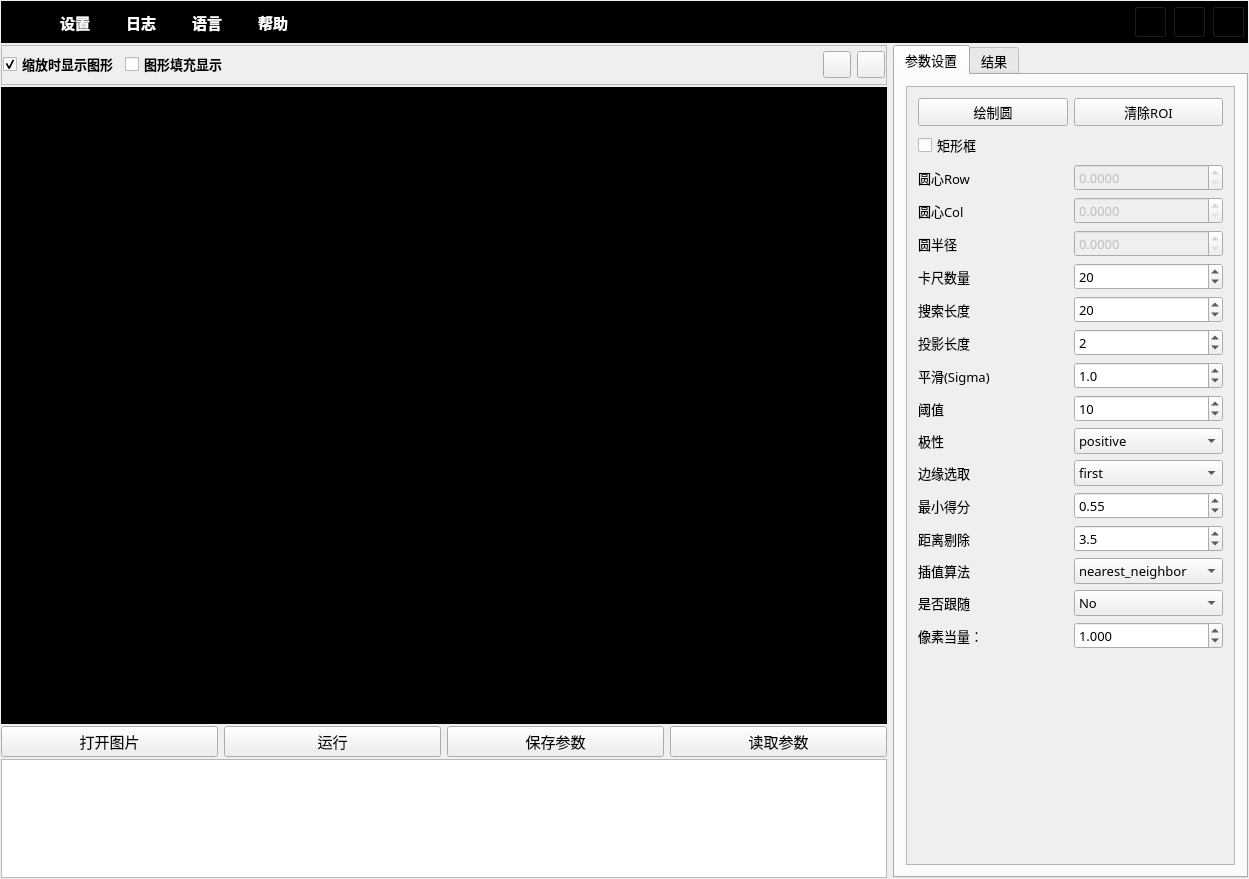
<?xml version="1.0" encoding="UTF-8"?>
<ui version="4.0">
 <class>CircleWindowClass</class>
 <widget class="QMainWindow" name="CircleWindowClass">
  <property name="geometry">
   <rect>
    <x>0</x>
    <y>0</y>
    <width>1249</width>
    <height>879</height>
   </rect>
  </property>
  <property name="windowTitle">
   <string>CircleWindow</string>
  </property>
  <widget class="QWidget" name="centralWidget">
   <layout class="QGridLayout" name="gridLayout_4">
    <property name="leftMargin">
     <number>1</number>
    </property>
    <property name="topMargin">
     <number>1</number>
    </property>
    <property name="rightMargin">
     <number>1</number>
    </property>
    <property name="bottomMargin">
     <number>1</number>
    </property>
    <property name="spacing">
     <number>1</number>
    </property>
    <item row="0" column="0">
     <layout class="QVBoxLayout" name="verticalLayout_22" stretch="1,20">
      <property name="spacing">
       <number>2</number>
      </property>
      <item>
       <widget class="QFrame" name="frame">
        <property name="styleSheet">
         <string notr="true">background-color: rgb(0, 0, 0);</string>
        </property>
        <property name="frameShape">
         <enum>QFrame::StyledPanel</enum>
        </property>
        <property name="frameShadow">
         <enum>QFrame::Raised</enum>
        </property>
        <layout class="QGridLayout" name="gridLayout">
         <property name="leftMargin">
          <number>2</number>
         </property>
         <property name="topMargin">
          <number>2</number>
         </property>
         <property name="rightMargin">
          <number>2</number>
         </property>
         <property name="bottomMargin">
          <number>2</number>
         </property>
         <property name="spacing">
          <number>2</number>
         </property>
         <item row="0" column="0">
          <layout class="QHBoxLayout" name="horizontalLayout_18" stretch="1,2,20,1">
           <item>
            <layout class="QHBoxLayout" name="horizontalLayout_17" stretch="1,10">
             <item>
              <widget class="QLabel" name="label_112">
               <property name="sizePolicy">
                <sizepolicy hsizetype="Expanding" vsizetype="Expanding">
                 <horstretch>0</horstretch>
                 <verstretch>0</verstretch>
                </sizepolicy>
               </property>
               <property name="maximumSize">
                <size>
                 <width>100</width>
                 <height>30</height>
                </size>
               </property>
               <property name="text">
                <string/>
               </property>
               <property name="pixmap">
                <pixmap>:/QtToolTest/Resources/Quectel LOGO-20220215.png</pixmap>
               </property>
               <property name="scaledContents">
                <bool>true</bool>
               </property>
              </widget>
             </item>
             <item>
              <spacer name="horizontalSpacer_6">
               <property name="orientation">
                <enum>Qt::Horizontal</enum>
               </property>
               <property name="sizeHint" stdset="0">
                <size>
                 <width>638</width>
                 <height>20</height>
                </size>
               </property>
              </spacer>
             </item>
            </layout>
           </item>
           <item>
            <layout class="QHBoxLayout" name="horizontalLayout_28" stretch="1,1,1,1">
             <property name="spacing">
              <number>20</number>
             </property>
             <item>
              <widget class="QToolButton" name="toolButton_4">
               <property name="font">
                <font>
                 <family>Times New Roman</family>
                 <pointsize>11</pointsize>
                 <weight>75</weight>
                 <bold>true</bold>
                </font>
               </property>
               <property name="layoutDirection">
                <enum>Qt::LeftToRight</enum>
               </property>
               <property name="styleSheet">
                <string notr="true">color: rgb(255, 255, 255);
background-color: rgb(0, 0, 0);</string>
               </property>
               <property name="text">
                <string>设置</string>
               </property>
               <property name="toolButtonStyle">
                <enum>Qt::ToolButtonTextOnly</enum>
               </property>
               <property name="autoRaise">
                <bool>true</bool>
               </property>
              </widget>
             </item>
             <item>
              <widget class="QToolButton" name="toolButton_5">
               <property name="font">
                <font>
                 <family>Times New Roman</family>
                 <pointsize>11</pointsize>
                 <weight>75</weight>
                 <bold>true</bold>
                </font>
               </property>
               <property name="layoutDirection">
                <enum>Qt::LeftToRight</enum>
               </property>
               <property name="styleSheet">
                <string notr="true">color: rgb(255, 255, 255);
background-color: rgb(0, 0, 0);</string>
               </property>
               <property name="text">
                <string>日志</string>
               </property>
               <property name="toolButtonStyle">
                <enum>Qt::ToolButtonTextOnly</enum>
               </property>
               <property name="autoRaise">
                <bool>true</bool>
               </property>
              </widget>
             </item>
             <item>
              <widget class="QToolButton" name="toolButton_6">
               <property name="font">
                <font>
                 <family>Liberation Serif</family>
                 <pointsize>11</pointsize>
                 <weight>75</weight>
                 <bold>true</bold>
                </font>
               </property>
               <property name="layoutDirection">
                <enum>Qt::LeftToRight</enum>
               </property>
               <property name="styleSheet">
                <string notr="true">color: rgb(255, 255, 255);
background-color: rgb(0, 0, 0);</string>
               </property>
               <property name="text">
                <string>语言</string>
               </property>
               <property name="toolButtonStyle">
                <enum>Qt::ToolButtonTextOnly</enum>
               </property>
               <property name="autoRaise">
                <bool>true</bool>
               </property>
              </widget>
             </item>
             <item>
              <widget class="QToolButton" name="toolButton_7">
               <property name="font">
                <font>
                 <family>Liberation Serif</family>
                 <pointsize>11</pointsize>
                 <weight>75</weight>
                 <bold>true</bold>
                </font>
               </property>
               <property name="layoutDirection">
                <enum>Qt::LeftToRight</enum>
               </property>
               <property name="styleSheet">
                <string notr="true">color: rgb(255, 255, 255);
background-color: rgb(0, 0, 0);</string>
               </property>
               <property name="text">
                <string>帮助</string>
               </property>
               <property name="toolButtonStyle">
                <enum>Qt::ToolButtonTextOnly</enum>
               </property>
               <property name="autoRaise">
                <bool>true</bool>
               </property>
              </widget>
             </item>
            </layout>
           </item>
           <item>
            <spacer name="horizontalSpacer_7">
             <property name="orientation">
              <enum>Qt::Horizontal</enum>
             </property>
             <property name="sizeHint" stdset="0">
              <size>
               <width>678</width>
               <height>20</height>
              </size>
             </property>
            </spacer>
           </item>
           <item>
            <layout class="QHBoxLayout" name="horizontalLayout_10" stretch="1,11,0">
             <item>
              <widget class="QToolButton" name="toolButton">
               <property name="autoFillBackground">
                <bool>false</bool>
               </property>
               <property name="text">
                <string/>
               </property>
               <property name="icon">
                <iconset>
                 <normaloff>:/QtToolTest/Resources/窗口最小化.png</normaloff>:/QtToolTest/Resources/窗口最小化.png</iconset>
               </property>
               <property name="iconSize">
                <size>
                 <width>25</width>
                 <height>25</height>
                </size>
               </property>
              </widget>
             </item>
             <item>
              <widget class="QToolButton" name="toolButton_2">
               <property name="text">
                <string/>
               </property>
               <property name="icon">
                <iconset>
                 <normaloff>:/QtToolTest/Resources/expand-全屏化.png</normaloff>:/QtToolTest/Resources/expand-全屏化.png</iconset>
               </property>
               <property name="iconSize">
                <size>
                 <width>25</width>
                 <height>25</height>
                </size>
               </property>
              </widget>
             </item>
             <item>
              <widget class="QToolButton" name="toolButton_3">
               <property name="text">
                <string/>
               </property>
               <property name="icon">
                <iconset>
                 <normaloff>:/QtToolTest/Resources/关闭.png</normaloff>:/QtToolTest/Resources/关闭.png</iconset>
               </property>
               <property name="iconSize">
                <size>
                 <width>25</width>
                 <height>25</height>
                </size>
               </property>
              </widget>
             </item>
            </layout>
           </item>
          </layout>
         </item>
        </layout>
       </widget>
      </item>
      <item>
       <layout class="QHBoxLayout" name="horizontalLayout_51" stretch="5,2">
        <item>
         <layout class="QVBoxLayout" name="verticalLayout_7" stretch="1,16,0,3">
          <property name="spacing">
           <number>2</number>
          </property>
          <item>
           <widget class="QFrame" name="frame_4">
            <property name="styleSheet">
             <string notr="true"/>
            </property>
            <property name="frameShape">
             <enum>QFrame::StyledPanel</enum>
            </property>
            <property name="frameShadow">
             <enum>QFrame::Raised</enum>
            </property>
            <layout class="QGridLayout" name="gridLayout_8">
             <property name="leftMargin">
              <number>1</number>
             </property>
             <property name="topMargin">
              <number>1</number>
             </property>
             <property name="rightMargin">
              <number>1</number>
             </property>
             <property name="bottomMargin">
              <number>1</number>
             </property>
             <property name="spacing">
              <number>1</number>
             </property>
             <item row="0" column="0">
              <layout class="QHBoxLayout" name="horizontalLayout_8" stretch="1,0,10,1,1">
               <item>
                <widget class="QCheckBox" name="ckb_ShowObj">
                 <property name="font">
                  <font>
                   <family>微软雅黑</family>
                   <pointsize>10</pointsize>
                   <weight>75</weight>
                   <bold>true</bold>
                  </font>
                 </property>
                 <property name="styleSheet">
                  <string notr="true"/>
                 </property>
                 <property name="text">
                  <string>缩放时显示图形</string>
                 </property>
                 <property name="checked">
                  <bool>true</bool>
                 </property>
                </widget>
               </item>
               <item>
                <widget class="QCheckBox" name="ckb_ShowObj_Fill">
                 <property name="font">
                  <font>
                   <family>微软雅黑</family>
                   <pointsize>10</pointsize>
                   <weight>75</weight>
                   <bold>true</bold>
                  </font>
                 </property>
                 <property name="styleSheet">
                  <string notr="true"/>
                 </property>
                 <property name="text">
                  <string>图形填充显示</string>
                 </property>
                 <property name="checkable">
                  <bool>false</bool>
                 </property>
                 <property name="checked">
                  <bool>false</bool>
                 </property>
                </widget>
               </item>
               <item>
                <widget class="QLabel" name="lbl_Status">
                 <property name="font">
                  <font>
                   <family>微软雅黑</family>
                   <pointsize>10</pointsize>
                   <weight>75</weight>
                   <bold>true</bold>
                  </font>
                 </property>
                 <property name="styleSheet">
                  <string notr="true">color: rgb(255, 255, 255);</string>
                 </property>
                 <property name="text">
                  <string/>
                 </property>
                 <property name="alignment">
                  <set>Qt::AlignCenter</set>
                 </property>
                </widget>
               </item>
               <item>
                <widget class="QToolButton" name="pBtn_FitImage">
                 <property name="toolTip">
                  <string>还原</string>
                 </property>
                 <property name="text">
                  <string/>
                 </property>
                 <property name="icon">
                  <iconset resource="../../imgResource.qrc">
                   <normaloff>:/icons/icons8-还原-60.png</normaloff>:/icons/icons8-还原-60.png</iconset>
                 </property>
                 <property name="iconSize">
                  <size>
                   <width>20</width>
                   <height>20</height>
                  </size>
                 </property>
                </widget>
               </item>
               <item>
                <widget class="QToolButton" name="btn_ClearWindow">
                 <property name="toolTip">
                  <string>重置</string>
                 </property>
                 <property name="text">
                  <string/>
                 </property>
                 <property name="icon">
                  <iconset resource="../../imgResource.qrc">
                   <normaloff>:/icons/icons8-更新左旋转-48.png</normaloff>:/icons/icons8-更新左旋转-48.png</iconset>
                 </property>
                 <property name="iconSize">
                  <size>
                   <width>20</width>
                   <height>20</height>
                  </size>
                 </property>
                </widget>
               </item>
              </layout>
             </item>
            </layout>
           </widget>
          </item>
          <item>
           <widget class="CMyLabel" name="lbl_Window">
            <property name="minimumSize">
             <size>
              <width>0</width>
              <height>0</height>
             </size>
            </property>
            <property name="styleSheet">
             <string notr="true">background-color: rgb(0, 0, 0);</string>
            </property>
            <property name="text">
             <string/>
            </property>
           </widget>
          </item>
          <item>
           <layout class="QHBoxLayout" name="horizontalLayout_33">
            <item>
             <layout class="QHBoxLayout" name="horizontalLayout_26">
              <item>
               <widget class="QPushButton" name="pBtn_ReadImage">
                <property name="font">
                 <font>
                  <family>微软雅黑</family>
                  <pointsize>11</pointsize>
                 </font>
                </property>
                <property name="text">
                 <string>打开图片</string>
                </property>
               </widget>
              </item>
              <item>
               <widget class="QPushButton" name="pb_Run">
                <property name="font">
                 <font>
                  <family>微软雅黑</family>
                  <pointsize>11</pointsize>
                 </font>
                </property>
                <property name="text">
                 <string>运行</string>
                </property>
               </widget>
              </item>
             </layout>
            </item>
            <item>
             <layout class="QHBoxLayout" name="horizontalLayout_32">
              <item>
               <widget class="QPushButton" name="pb_SaveData">
                <property name="font">
                 <font>
                  <family>微软雅黑</family>
                  <pointsize>11</pointsize>
                 </font>
                </property>
                <property name="text">
                 <string>保存参数</string>
                </property>
               </widget>
              </item>
              <item>
               <widget class="QPushButton" name="pb_LoadData">
                <property name="font">
                 <font>
                  <family>微软雅黑</family>
                  <pointsize>11</pointsize>
                 </font>
                </property>
                <property name="text">
                 <string>读取参数</string>
                </property>
               </widget>
              </item>
             </layout>
            </item>
           </layout>
          </item>
          <item>
           <widget class="QPlainTextEdit" name="plainTextEdit">
            <property name="styleSheet">
             <string notr="true"/>
            </property>
           </widget>
          </item>
         </layout>
        </item>
        <item>
         <widget class="QTabWidget" name="tabWidget">
          <property name="font">
           <font>
            <family>微软雅黑</family>
            <pointsize>10</pointsize>
           </font>
          </property>
          <property name="currentIndex">
           <number>0</number>
          </property>
          <widget class="QWidget" name="tab">
           <attribute name="title">
            <string>参数设置</string>
           </attribute>
           <layout class="QGridLayout" name="gridLayout_3">
            <item row="0" column="0">
             <widget class="QScrollArea" name="scrollArea">
              <property name="widgetResizable">
               <bool>true</bool>
              </property>
              <widget class="QWidget" name="scrollAreaWidgetContents">
               <property name="geometry">
                <rect>
                 <x>0</x>
                 <y>0</y>
                 <width>327</width>
                 <height>775</height>
                </rect>
               </property>
               <layout class="QVBoxLayout" name="verticalLayout_5">
                <item>
                 <layout class="QVBoxLayout" name="verticalLayout_3">
                  <item>
                   <layout class="QVBoxLayout" name="verticalLayout">
                    <item>
                     <layout class="QHBoxLayout" name="horizontalLayout_41">
                      <item>
                       <widget class="QPushButton" name="btn_DrawCircle_Circle">
                        <property name="text">
                         <string>绘制圆</string>
                        </property>
                       </widget>
                      </item>
                      <item>
                       <widget class="QPushButton" name="btn_ClearRoi_Circle">
                        <property name="text">
                         <string>清除ROI</string>
                        </property>
                       </widget>
                      </item>
                     </layout>
                    </item>
                    <item>
                     <widget class="QCheckBox" name="ckb_DectType">
                      <property name="text">
                       <string>矩形框</string>
                      </property>
                     </widget>
                    </item>
                    <item>
                     <layout class="QHBoxLayout" name="horizontalLayout">
                      <item>
                       <widget class="QLabel" name="label_47">
                        <property name="text">
                         <string>圆心Row</string>
                        </property>
                       </widget>
                      </item>
                      <item>
                       <widget class="QDoubleSpinBox" name="dspb_CenterRow_Circle">
                        <property name="enabled">
                         <bool>false</bool>
                        </property>
                        <property name="decimals">
                         <number>4</number>
                        </property>
                        <property name="minimum">
                         <double>0.000000000000000</double>
                        </property>
                        <property name="maximum">
                         <double>999999999.000000000000000</double>
                        </property>
                        <property name="singleStep">
                         <double>0.000100000000000</double>
                        </property>
                       </widget>
                      </item>
                     </layout>
                    </item>
                    <item>
                     <layout class="QHBoxLayout" name="horizontalLayout_2">
                      <item>
                       <widget class="QLabel" name="label_49">
                        <property name="text">
                         <string>圆心Col</string>
                        </property>
                       </widget>
                      </item>
                      <item>
                       <widget class="QDoubleSpinBox" name="dspb_CenterCol_Circle">
                        <property name="enabled">
                         <bool>false</bool>
                        </property>
                        <property name="decimals">
                         <number>4</number>
                        </property>
                        <property name="minimum">
                         <double>0.000000000000000</double>
                        </property>
                        <property name="maximum">
                         <double>999999999.000000000000000</double>
                        </property>
                        <property name="singleStep">
                         <double>0.000100000000000</double>
                        </property>
                       </widget>
                      </item>
                     </layout>
                    </item>
                    <item>
                     <layout class="QHBoxLayout" name="horizontalLayout_3">
                      <item>
                       <widget class="QLabel" name="label_54">
                        <property name="text">
                         <string>圆半径</string>
                        </property>
                       </widget>
                      </item>
                      <item>
                       <widget class="QDoubleSpinBox" name="dspb_CenterRadius_Circle">
                        <property name="enabled">
                         <bool>false</bool>
                        </property>
                        <property name="decimals">
                         <number>4</number>
                        </property>
                        <property name="minimum">
                         <double>0.000000000000000</double>
                        </property>
                        <property name="maximum">
                         <double>999999999.000000000000000</double>
                        </property>
                        <property name="singleStep">
                         <double>0.000100000000000</double>
                        </property>
                       </widget>
                      </item>
                     </layout>
                    </item>
                    <item>
                     <layout class="QHBoxLayout" name="horizontalLayout_5">
                      <item>
                       <widget class="QLabel" name="label_38">
                        <property name="text">
                         <string>卡尺数量</string>
                        </property>
                       </widget>
                      </item>
                      <item>
                       <widget class="QSpinBox" name="spb_MeasureNum_Circle">
                        <property name="maximum">
                         <number>999999</number>
                        </property>
                        <property name="value">
                         <number>20</number>
                        </property>
                       </widget>
                      </item>
                     </layout>
                    </item>
                    <item>
                     <layout class="QHBoxLayout" name="horizontalLayout_12">
                      <item>
                       <widget class="QLabel" name="label_39">
                        <property name="text">
                         <string>搜索长度</string>
                        </property>
                       </widget>
                      </item>
                      <item>
                       <widget class="QSpinBox" name="spb_MeasureLength1_Circle">
                        <property name="maximum">
                         <number>999999</number>
                        </property>
                        <property name="value">
                         <number>20</number>
                        </property>
                       </widget>
                      </item>
                     </layout>
                    </item>
                    <item>
                     <layout class="QHBoxLayout" name="horizontalLayout_13">
                      <item>
                       <widget class="QLabel" name="label_40">
                        <property name="text">
                         <string>投影长度</string>
                        </property>
                       </widget>
                      </item>
                      <item>
                       <widget class="QSpinBox" name="spb_MeasureLength2_Circle">
                        <property name="maximum">
                         <number>999999</number>
                        </property>
                        <property name="value">
                         <number>2</number>
                        </property>
                       </widget>
                      </item>
                     </layout>
                    </item>
                    <item>
                     <layout class="QHBoxLayout" name="horizontalLayout_14">
                      <item>
                       <widget class="QLabel" name="label_41">
                        <property name="text">
                         <string>平滑(Sigma)</string>
                        </property>
                       </widget>
                      </item>
                      <item>
                       <widget class="QDoubleSpinBox" name="dspb_MeasureSigma_Circle">
                        <property name="decimals">
                         <number>1</number>
                        </property>
                        <property name="minimum">
                         <double>0.400000000000000</double>
                        </property>
                        <property name="singleStep">
                         <double>0.100000000000000</double>
                        </property>
                        <property name="value">
                         <double>1.000000000000000</double>
                        </property>
                       </widget>
                      </item>
                     </layout>
                    </item>
                    <item>
                     <layout class="QHBoxLayout" name="horizontalLayout_15">
                      <item>
                       <widget class="QLabel" name="label_42">
                        <property name="text">
                         <string>阈值</string>
                        </property>
                       </widget>
                      </item>
                      <item>
                       <widget class="QSpinBox" name="spb_MeasureThreshold_Circle">
                        <property name="maximum">
                         <number>255</number>
                        </property>
                        <property name="value">
                         <number>10</number>
                        </property>
                       </widget>
                      </item>
                     </layout>
                    </item>
                    <item>
                     <layout class="QHBoxLayout" name="horizontalLayout_16">
                      <item>
                       <widget class="QLabel" name="label_43">
                        <property name="text">
                         <string>极性</string>
                        </property>
                       </widget>
                      </item>
                      <item>
                       <widget class="QComboBox" name="cmb_MeasureTransition_Circle">
                        <item>
                         <property name="text">
                          <string>positive</string>
                         </property>
                        </item>
                        <item>
                         <property name="text">
                          <string>negative</string>
                         </property>
                        </item>
                        <item>
                         <property name="text">
                          <string>all</string>
                         </property>
                        </item>
                        <item>
                         <property name="text">
                          <string>uniform</string>
                         </property>
                        </item>
                       </widget>
                      </item>
                     </layout>
                    </item>
                    <item>
                     <layout class="QHBoxLayout" name="horizontalLayout_19">
                      <item>
                       <widget class="QLabel" name="label_44">
                        <property name="text">
                         <string>边缘选取</string>
                        </property>
                       </widget>
                      </item>
                      <item>
                       <widget class="QComboBox" name="cmb_MeasureSelect_Circle">
                        <item>
                         <property name="text">
                          <string>first</string>
                         </property>
                        </item>
                        <item>
                         <property name="text">
                          <string>last</string>
                         </property>
                        </item>
                        <item>
                         <property name="text">
                          <string>all</string>
                         </property>
                        </item>
                       </widget>
                      </item>
                     </layout>
                    </item>
                    <item>
                     <layout class="QHBoxLayout" name="horizontalLayout_20">
                      <item>
                       <widget class="QLabel" name="label_45">
                        <property name="text">
                         <string>最小得分</string>
                        </property>
                       </widget>
                      </item>
                      <item>
                       <widget class="QDoubleSpinBox" name="dspb_MinScore_Circle">
                        <property name="maximum">
                         <double>1.000000000000000</double>
                        </property>
                        <property name="singleStep">
                         <double>0.010000000000000</double>
                        </property>
                        <property name="value">
                         <double>0.550000000000000</double>
                        </property>
                       </widget>
                      </item>
                     </layout>
                    </item>
                    <item>
                     <layout class="QHBoxLayout" name="horizontalLayout_21">
                      <item>
                       <widget class="QLabel" name="label_48">
                        <property name="text">
                         <string>距离剔除</string>
                        </property>
                       </widget>
                      </item>
                      <item>
                       <widget class="QDoubleSpinBox" name="dspb_DistanceThreshold_Circle">
                        <property name="decimals">
                         <number>1</number>
                        </property>
                        <property name="singleStep">
                         <double>0.100000000000000</double>
                        </property>
                        <property name="value">
                         <double>3.500000000000000</double>
                        </property>
                       </widget>
                      </item>
                     </layout>
                    </item>
                    <item>
                     <layout class="QHBoxLayout" name="horizontalLayout_22">
                      <item>
                       <widget class="QLabel" name="label_46">
                        <property name="text">
                         <string>插值算法</string>
                        </property>
                       </widget>
                      </item>
                      <item>
                       <widget class="QComboBox" name="cmb_MeasureInterpolation_Circle">
                        <item>
                         <property name="text">
                          <string>nearest_neighbor</string>
                         </property>
                        </item>
                        <item>
                         <property name="text">
                          <string>bilinear</string>
                         </property>
                        </item>
                        <item>
                         <property name="text">
                          <string>bicubic</string>
                         </property>
                        </item>
                       </widget>
                      </item>
                     </layout>
                    </item>
                    <item>
                     <layout class="QHBoxLayout" name="horizontalLayout_23">
                      <item>
                       <widget class="QLabel" name="label_55">
                        <property name="text">
                         <string>是否跟随</string>
                        </property>
                       </widget>
                      </item>
                      <item>
                       <widget class="QComboBox" name="cmb_IsFollow_Circle">
                        <item>
                         <property name="text">
                          <string>No</string>
                         </property>
                        </item>
                        <item>
                         <property name="text">
                          <string>Yes</string>
                         </property>
                        </item>
                       </widget>
                      </item>
                     </layout>
                    </item>
                    <item>
                     <layout class="QHBoxLayout" name="horizontalLayout_9">
                      <item>
                       <layout class="QHBoxLayout" name="horizontalLayout_6">
                        <item>
                         <widget class="QLabel" name="label_2">
                          <property name="text">
                           <string>像素当量：</string>
                          </property>
                         </widget>
                        </item>
                        <item>
                         <widget class="QDoubleSpinBox" name="dspb_MmPixel">
                          <property name="decimals">
                           <number>3</number>
                          </property>
                          <property name="maximum">
                           <double>999999.000000000000000</double>
                          </property>
                          <property name="singleStep">
                           <double>0.001000000000000</double>
                          </property>
                          <property name="value">
                           <double>1.000000000000000</double>
                          </property>
                         </widget>
                        </item>
                       </layout>
                      </item>
                     </layout>
                    </item>
                   </layout>
                  </item>
                  <item>
                   <spacer name="verticalSpacer">
                    <property name="orientation">
                     <enum>Qt::Vertical</enum>
                    </property>
                    <property name="sizeHint" stdset="0">
                     <size>
                      <width>20</width>
                      <height>40</height>
                     </size>
                    </property>
                   </spacer>
                  </item>
                 </layout>
                </item>
               </layout>
              </widget>
             </widget>
            </item>
           </layout>
          </widget>
          <widget class="QWidget" name="tab_8">
           <attribute name="title">
            <string>结果</string>
           </attribute>
           <layout class="QGridLayout" name="gridLayout_2">
            <item row="0" column="0">
             <layout class="QVBoxLayout" name="verticalLayout_4" stretch="1,20">
              <property name="spacing">
               <number>1</number>
              </property>
              <item>
               <layout class="QVBoxLayout" name="verticalLayout_2">
                <property name="spacing">
                 <number>1</number>
                </property>
                <item>
                 <layout class="QHBoxLayout" name="horizontalLayout_24">
                  <item>
                   <widget class="QLabel" name="label_56">
                    <property name="text">
                     <string>圆心X:</string>
                    </property>
                   </widget>
                  </item>
                  <item>
                   <widget class="QLineEdit" name="txt_Col1_Circle">
                    <property name="readOnly">
                     <bool>true</bool>
                    </property>
                   </widget>
                  </item>
                 </layout>
                </item>
                <item>
                 <layout class="QHBoxLayout" name="horizontalLayout_25">
                  <item>
                   <widget class="QLabel" name="label_57">
                    <property name="text">
                     <string>圆心Y:</string>
                    </property>
                   </widget>
                  </item>
                  <item>
                   <widget class="QLineEdit" name="txt_Row1_Circle">
                    <property name="readOnly">
                     <bool>true</bool>
                    </property>
                   </widget>
                  </item>
                 </layout>
                </item>
                <item>
                 <layout class="QHBoxLayout" name="horizontalLayout_27">
                  <item>
                   <widget class="QLabel" name="label_58">
                    <property name="text">
                     <string>半径:</string>
                    </property>
                   </widget>
                  </item>
                  <item>
                   <widget class="QLineEdit" name="txt_Radius_Circle">
                    <property name="readOnly">
                     <bool>true</bool>
                    </property>
                   </widget>
                  </item>
                 </layout>
                </item>
                <item>
                 <layout class="QHBoxLayout" name="horizontalLayout_29">
                  <item>
                   <widget class="QLabel" name="label_59">
                    <property name="text">
                     <string>圆度:</string>
                    </property>
                   </widget>
                  </item>
                  <item>
                   <widget class="QLineEdit" name="txt_Roundness">
                    <property name="readOnly">
                     <bool>true</bool>
                    </property>
                   </widget>
                  </item>
                 </layout>
                </item>
               </layout>
              </item>
              <item>
               <widget class="QTableWidget" name="tablewidget_PointsResult_Circle"/>
              </item>
             </layout>
            </item>
           </layout>
          </widget>
         </widget>
        </item>
       </layout>
      </item>
     </layout>
    </item>
   </layout>
  </widget>
 </widget>
 <layoutdefault spacing="6" margin="11"/>
 <customwidgets>
  <customwidget>
   <class>CMyLabel</class>
   <extends>QLabel</extends>
   <header>cmylabel.h</header>
  </customwidget>
 </customwidgets>
 <resources>
  <include location="../../imgResource.qrc"/>
 </resources>
 <connections/>
</ui>
